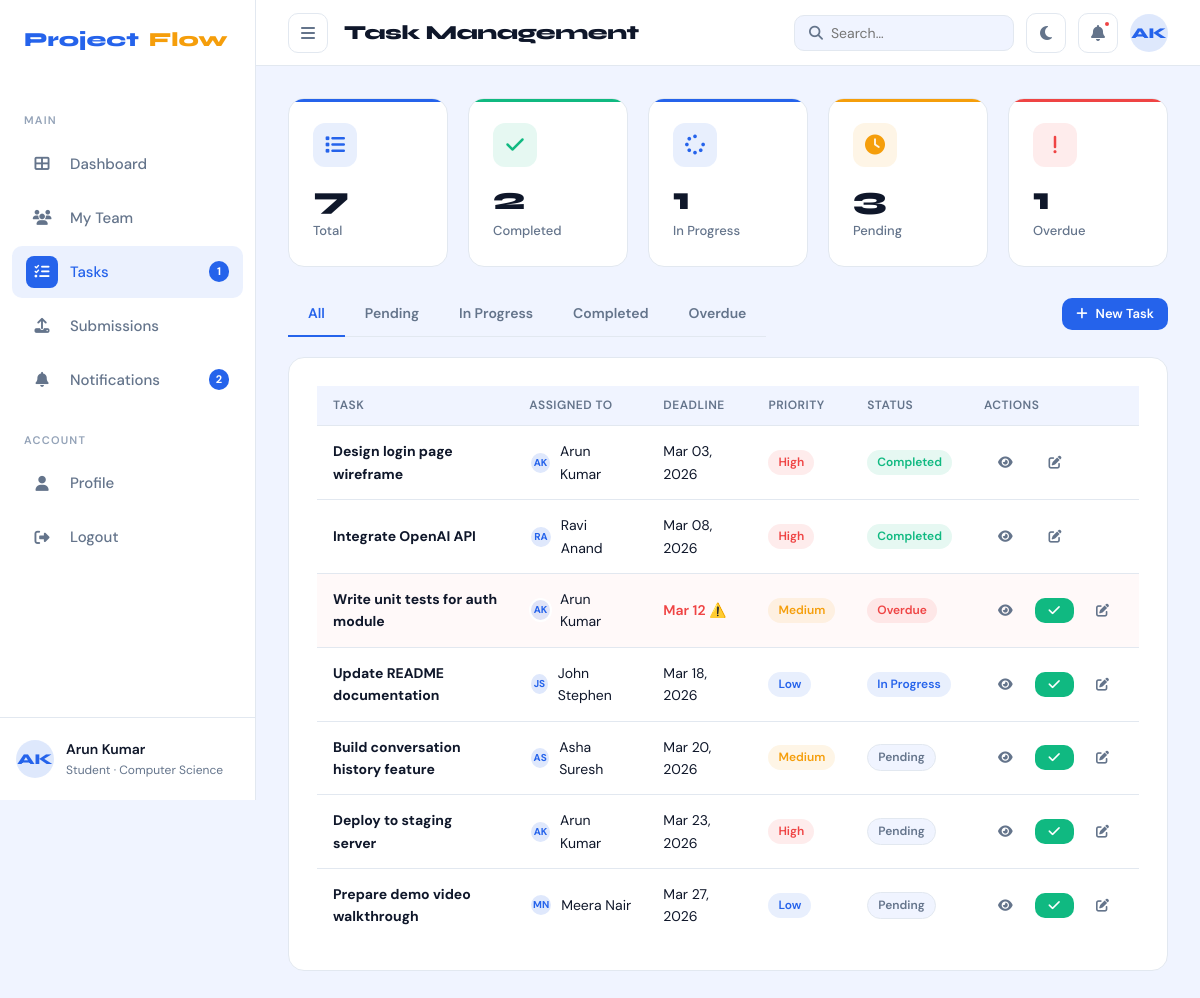
The page /tasks/ (signed in) on the database its author committed.
### accounts/models.py (models this page shows, shortened)
class User(AbstractUser):
    class Role(models.TextChoices):
        STUDENT = 'student', 'Student'
        TEACHER = 'teacher', 'Teacher'
        ADMIN   = 'admin',   'Admin'
    DEPARTMENT_CHOICES = [
        ('cs',   'Computer Science'),
        ('it',   'Information Technology'),
        ('ece',  'Electronics & Communication'),
        ('mech', 'Mechanical Engineering'),
        ('civil','Civil Engineering'),
        ('other','Other'),
    ]
    role       = models.CharField(max_length=10, choices=Role.choices, default=Role.STUDENT)
    student_id = models.CharField(max_length=20, blank=True, null=True, unique=True)
    department = models.CharField(max_length=10, choices=DEPARTMENT_CHOICES, default='cs')
    bio        = models.TextField(blank=True)
    avatar     = models.ImageField(upload_to='avatars/', blank=True, null=True)
    phone      = models.CharField(max_length=20, blank=True)
    github_url = models.URLField(blank=True)
    class Meta:
        verbose_name = 'User'
        verbose_name_plural = 'Users'
    @property
    def is_student(self):
        return self.role == self.Role.STUDENT
    @property
    def is_teacher(self):
        return self.role == self.Role.TEACHER
    @property
    def initials(self):
        name = self.get_full_name()
        if name:
            parts = name.split()
            return (parts[0][0] + parts[-1][0]).upper() if len(parts) > 1 else parts[0][:2].upper()
        return self.username[:2].upper()
    @property
    def current_team(self):
        membership = self.memberships.filter(is_active=True).select_related('team').first()
        return membership.team if membership else None

### tasks/models.py (models this page shows, shortened)
class Task(models.Model):
    PRIORITY_CHOICES = [
        ('low',    'Low'),
        ('medium', 'Medium'),
        ('high',   'High'),
    ]
    STATUS_CHOICES = [
        ('pending',     'Pending'),
        ('in_progress', 'In Progress'),
        ('completed',   'Completed'),
        ('overdue',     'Overdue'),
    ]
    team        = models.ForeignKey(
        'teams.Team', on_delete=models.CASCADE, related_name='tasks'
    )
    title       = models.CharField(max_length=200)
    description = models.TextField(blank=True)
    assigned_to = models.ForeignKey(
        settings.AUTH_USER_MODEL,
        on_delete=models.SET_NULL,
        null=True, blank=True,
        related_name='assigned_tasks'
    )
    created_by  = models.ForeignKey(
        settings.AUTH_USER_MODEL,
        on_delete=models.SET_NULL,
        null=True,
        related_name='created_tasks'
    )
    priority    = models.CharField(max_length=6,  choices=PRIORITY_CHOICES, default='medium')
    status      = models.CharField(max_length=12, choices=STATUS_CHOICES,   default='pending')
    deadline    = models.DateField(null=True, blank=True)
    completed_at = models.DateTimeField(null=True, blank=True)
    created_at  = models.DateTimeField(auto_now_add=True)
    updated_at  = models.DateTimeField(auto_now=True)
    class Meta:
        ordering = ['deadline', '-priority']
    @property
    def is_overdue(self):
        if self.deadline and self.status != 'completed':
            return self.deadline < timezone.now().date()
        return False

### tasks/views.py (the view)
# urls.py: path('',                    views.task_list_view,          name='list'),
@login_required
def task_list_view(request):
    user   = request.user
    status = request.GET.get('status', '')
    search = request.GET.get('q', '')
    if user.is_student:
        team = _get_team_or_403(user)
        if not team:
            messages.info(request, 'You need to join a team to see tasks.')
            return redirect('teams:list')
        tasks = team.tasks.select_related('assigned_to', 'created_by')
    else:
        team_ids = user.supervised_teams.values_list('id', flat=True)
        tasks    = Task.objects.filter(team_id__in=team_ids).select_related('team', 'assigned_to')
        team     = None
    if status:
        tasks = tasks.filter(status=status)
    if search:
        tasks = tasks.filter(title__icontains=search)
    all_tasks    = tasks if user.is_teacher else team.tasks.all() if team else Task.objects.none()
    total        = all_tasks.count()
    completed    = all_tasks.filter(status='completed').count()
    pending      = all_tasks.filter(status='pending').count()
    in_progress  = all_tasks.filter(status='in_progress').count()
    overdue      = all_tasks.filter(status='overdue').count()
    context = {
        'tasks': tasks,
        'team':  team,
        'total': total, 'completed': completed, 'pending': pending,
        'in_progress': in_progress, 'overdue': overdue,
        'status_filter': status,
        'search': search,
        'active_nav': 'tasks',
    }
    return render(request, 'tasks/task_list.html', context)

### tasks/views.py (called while the page is built)
def _get_team_or_403(user):
    team = user.current_team
    return team

### templates/tasks/task_list.html (shortened to what this page needs)
{% extends 'base_app.html' %}
{% block page_title %}Task Management{% endblock %}
{% block content %}
<div class="stat-cards" style="grid-template-columns:repeat(5,1fr);margin-bottom:24px">
  <div class="stat-card blue"><div class="stat-icon blue"><i class="fa fa-list"></i></div><div class="stat-value">{{ total }}</div><div class="stat-label">Total</div></div>
  <div class="stat-card green"><div class="stat-icon green"><i class="fa fa-check"></i></div><div class="stat-value">{{ completed }}</div><div class="stat-label">Completed</div></div>
  <div class="stat-card blue" style="--accent-color:var(--brand)"><div class="stat-icon blue"><i class="fa fa-spinner"></i></div><div class="stat-value">{{ in_progress }}</div><div class="stat-label">In Progress</div></div>
  <div class="stat-card amber"><div class="stat-icon amber"><i class="fa fa-clock"></i></div><div class="stat-value">{{ pending }}</div><div class="stat-label">Pending</div></div>
  <div class="stat-card red"><div class="stat-icon red"><i class="fa fa-exclamation"></i></div><div class="stat-value">{{ overdue }}</div><div class="stat-label">Overdue</div></div>
</div>
<div class="flex-between mb-20" style="flex-wrap:wrap;gap:12px">
  <div class="tabs" style="margin-bottom:0">
    <a class="tab {% if not status_filter %}active{% endif %}" href="{% url 'tasks:list' %}">All</a>
    <a class="tab {% if status_filter == 'pending' %}active{% endif %}"     href="?status=pending">Pending</a>
    <a class="tab {% if status_filter == 'in_progress' %}active{% endif %}" href="?status=in_progress">In Progress</a>
    <a class="tab {% if status_filter == 'completed' %}active{% endif %}"   href="?status=completed">Completed</a>
    <a class="tab {% if status_filter == 'overdue' %}active{% endif %}"     href="?status=overdue">Overdue</a>
  </div>
  {% if user.is_student %}
  <a href="{% url 'tasks:create' %}" class="btn btn-primary btn-sm">
    <i class="fa fa-plus"></i> New Task
  </a>
  {% endif %}
</div>
<div class="card">
  <div class="table-wrap">
    <table>
      <thead>
        <tr>
          <th>Task</th>
          <th>Assigned To</th><th>Deadline</th><th>Priority</th><th>Status</th><th>Actions</th>
        </tr>
      </thead>
      <tbody>
        {% for task in tasks %}
        <tr {% if task.status == 'overdue' %}style="background:rgba(239,68,68,0.03)"{% endif %}>
          <td>
            <div class="font-bold" style="font-size:14px">{{ task.title }}</div>
          </td>
          <td>
            {% if task.assigned_to %}
            <div class="flex-center gap-8">
              <div class="mini-avatar avatar-blue">{{ task.assigned_to.initials }}</div>
              {{ task.assigned_to.get_full_name|default:task.assigned_to.username }}
            </div>
            {% else %}
            <span class="text-muted">Unassigned</span>
            {% endif %}
          </td>
          <td>
            {% if task.deadline %}
              {% if task.is_overdue %}
                <span style="color:var(--danger);font-weight:600">{{ task.deadline|date:"M d" }} ⚠️</span>
              {% else %}
                {{ task.deadline|date:"M d, Y" }}
              {% endif %}
            {% else %}
              <span class="text-muted">—</span>
            {% endif %}
          </td>
          <td>
            <span class="badge badge-{% if task.priority == 'high' %}red{% elif task.priority == 'medium' %}amber{% else %}blue{% endif %}">
              {{ task.get_priority_display }}
            </span>
          </td>
          <td>
            <span class="badge badge-{% if task.status == 'completed' %}green{% elif task.status == 'overdue' %}red{% elif task.status == 'in_progress' %}blue{% else %}gray{% endif %}">
              {{ task.get_status_display }}
            </span>
          </td>
          <td>
            <div class="flex gap-8">
              <a href="{% url 'tasks:detail' task.pk %}" class="btn btn-ghost btn-sm" title="View">
                <i class="fa fa-eye"></i>
              </a>
              {% if task.status != 'completed' and user.is_student %}
              <form method="post" action="{% url 'tasks:complete' task.pk %}" style="display:inline">
                <button type="submit" class="btn btn-success btn-sm" title="Mark Complete">
                  <i class="fa fa-check"></i>
                </button>
              </form>
              {% endif %}
              {% if user.is_student %}
              <a href="{% url 'tasks:update' task.pk %}" class="btn btn-ghost btn-sm" title="Edit">
                <i class="fa fa-edit"></i>
              </a>
              {% endif %}
            </div>
          </td>
        </tr>
        {% endfor %}
      </tbody>
    </table>
  </div>
</div>
{% endblock %}

### templates/base_app.html (shortened to what this page needs)
{% extends 'base.html' %}
{% load static %}
{% block body %}
<div class="app-shell">
  <aside class="sidebar" id="sidebar">
    <a class="sidebar-logo" href="{% url 'dashboard' %}">
      Project<span style="color:var(--accent)">Flow</span>
    </a>
    {% if user.is_student %}
      <div class="sidebar-section-title">Main</div>
      <ul class="sidebar-nav">
        <li><a href="{% url 'student_dashboard' %}" class="{% if active_nav == 'dashboard' %}active{% endif %}">
          <span class="nav-icon"><i class="fa fa-th-large"></i></span>Dashboard</a></li>
        <li><a href="{% url 'teams:list' %}" class="{% if active_nav == 'teams' %}active{% endif %}">
          <span class="nav-icon"><i class="fa fa-users"></i></span>My Team</a></li>
        <li><a href="{% url 'tasks:list' %}" class="{% if active_nav == 'tasks' %}active{% endif %}">
          <span class="nav-icon"><i class="fa fa-tasks"></i></span>Tasks
          {% if tasks_pending > 0 %}<span class="sidebar-badge">{{ tasks_pending }}</span>{% endif %}
        </a></li>
        <li><a href="{% url 'submissions:list' %}" class="{% if active_nav == 'submissions' %}active{% endif %}">
          <span class="nav-icon"><i class="fa fa-upload"></i></span>Submissions</a></li>
        <li><a href="{% url 'notifications:list' %}" class="{% if active_nav == 'notifications' %}active{% endif %}">
          <span class="nav-icon"><i class="fa fa-bell"></i></span>Notifications
          {% if unread_count > 0 %}<span class="sidebar-badge">{{ unread_count }}</span>{% endif %}
        </a></li>
      </ul>
    {% endif %}
    <div class="sidebar-section-title">Account</div>
    <ul class="sidebar-nav">
      <li><a href="{% url 'profile:detail' %}" class="{% if active_nav == 'profile' %}active{% endif %}">
        <span class="nav-icon"><i class="fa fa-user"></i></span>Profile</a></li>
      <li><a href="{% url 'accounts:logout' %}">
        <span class="nav-icon"><i class="fa fa-sign-out-alt"></i></span>Logout</a></li>
    </ul>
    <div class="sidebar-user">
      <div class="avatar avatar-blue">{{ user.initials }}</div>
      <div class="sidebar-user-info">
        <div class="sidebar-user-name">{{ user.get_full_name|default:user.username }}</div>
        <div class="sidebar-user-role">{{ user.get_role_display }} · {{ user.get_department_display }}</div>
      </div>
    </div>
  </aside>
  <div class="main-content">
    <header class="topbar">
      <div class="topbar-left">
        <button class="icon-btn" id="sidebar-toggle" onclick="toggleSidebar()">
          <i class="fa fa-bars"></i>
        </button>
        <div class="page-title">{% block page_title %}Dashboard{% endblock %}</div>
      </div>
      <div class="topbar-right">
        <form action="" method="get" class="search-box">
          <i class="fa fa-search"></i>
          <input name="q" placeholder="Search…" value="{{ request.GET.q }}"
                 style="border:none;background:transparent;outline:none;font-family:var(--font-body);font-size:14px;color:var(--text);width:160px">
        </form>
        <button class="icon-btn" onclick="toggleTheme()" title="Toggle dark mode">
          <i class="fa fa-moon" id="theme-icon"></i>
        </button>
        <a href="{% url 'notifications:list' %}" class="icon-btn" style="position:relative">
          <i class="fa fa-bell"></i>
          {% if unread_count > 0 %}
          <span style="position:absolute;top:6px;right:6px;width:8px;height:8px;
                       background:var(--danger);border-radius:50%;border:2px solid var(--surface)"></span>
          {% endif %}
        </a>
        <a href="{% url 'profile:detail' %}" class="avatar avatar-blue" style="text-decoration:none;cursor:pointer">
          {{ user.initials }}
        </a>
      </div>
    </header>
    <div class="content-area">
      {% block content %}{% endblock %}
    </div>
  </div>
</div>
{% endblock %}

### rows shown on the page
User: initials "AK", get_full_name "Arun Kumar", role "Student", department "Computer Science"
Task: title "Design login page wireframe", assigned_to.initials "AK", assigned_to.get_full_name "Arun Kumar", deadline "Mar 03, 2026", priority "High", status "Completed"
Task: title "Integrate OpenAI API", assigned_to.initials "RA", assigned_to.get_full_name "Ravi Anand", deadline "Mar 08, 2026", priority "High", status "Completed"
Task: title "Write unit tests for auth module", assigned_to.initials "AK", assigned_to.get_full_name "Arun Kumar", deadline "Mar 12", priority "Medium", status "Overdue"
Task: title "Update README documentation", assigned_to.initials "JS", assigned_to.get_full_name "John Stephen", deadline "Mar 18, 2026", priority "Low", status "In Progress"
Task: title "Build conversation history feature", assigned_to.initials "AS", assigned_to.get_full_name "Asha Suresh", deadline "Mar 20, 2026", priority "Medium", status "Pending"
Task: title "Deploy to staging server", assigned_to.initials "AK", assigned_to.get_full_name "Arun Kumar", deadline "Mar 23, 2026", priority "High", status "Pending"
Task: title "Prepare demo video walkthrough", assigned_to.initials "MN", assigned_to.get_full_name "Meera Nair", deadline "Mar 27, 2026", priority "Low", status "Pending"

### other values the page prints
{{ tasks_pending }} "1"
{{ unread_count }} "2"
{{ total }} "7"
{{ completed }} "2"
{{ in_progress }} "1"
{{ pending }} "3"
{{ overdue }} "1"
